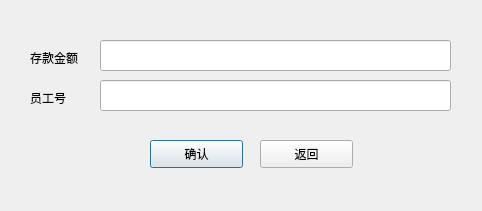
<?xml version="1.0" encoding="UTF-8"?>
<ui version="4.0">
 <class>deposit</class>
 <widget class="QDialog" name="deposit">
  <property name="geometry">
   <rect>
    <x>0</x>
    <y>0</y>
    <width>482</width>
    <height>211</height>
   </rect>
  </property>
  <property name="sizePolicy">
   <sizepolicy hsizetype="Fixed" vsizetype="Fixed">
    <horstretch>0</horstretch>
    <verstretch>0</verstretch>
   </sizepolicy>
  </property>
  <property name="windowTitle">
   <string>Dialog</string>
  </property>
  <widget class="QPushButton" name="deposit_okButton">
   <property name="geometry">
    <rect>
     <x>150</x>
     <y>140</y>
     <width>93</width>
     <height>28</height>
    </rect>
   </property>
   <property name="text">
    <string>确认</string>
   </property>
  </widget>
  <widget class="QPushButton" name="deposit_backButton">
   <property name="geometry">
    <rect>
     <x>260</x>
     <y>140</y>
     <width>93</width>
     <height>28</height>
    </rect>
   </property>
   <property name="text">
    <string>返回</string>
   </property>
  </widget>
  <widget class="QLineEdit" name="deposit_moneyInput">
   <property name="geometry">
    <rect>
     <x>100</x>
     <y>40</y>
     <width>351</width>
     <height>31</height>
    </rect>
   </property>
   <property name="maximumSize">
    <size>
     <width>16777211</width>
     <height>16777215</height>
    </size>
   </property>
   <property name="inputMask">
    <string/>
   </property>
  </widget>
  <widget class="QLabel" name="deposit_moneyLabel">
   <property name="geometry">
    <rect>
     <x>30</x>
     <y>50</y>
     <width>72</width>
     <height>15</height>
    </rect>
   </property>
   <property name="text">
    <string>存款金额</string>
   </property>
  </widget>
  <widget class="QLineEdit" name="login_employeeInput">
   <property name="geometry">
    <rect>
     <x>100</x>
     <y>80</y>
     <width>351</width>
     <height>31</height>
    </rect>
   </property>
  </widget>
  <widget class="QLabel" name="login_employeeLabel">
   <property name="geometry">
    <rect>
     <x>30</x>
     <y>90</y>
     <width>72</width>
     <height>15</height>
    </rect>
   </property>
   <property name="text">
    <string>员工号</string>
   </property>
  </widget>
 </widget>
 <resources/>
 <connections/>
</ui>
